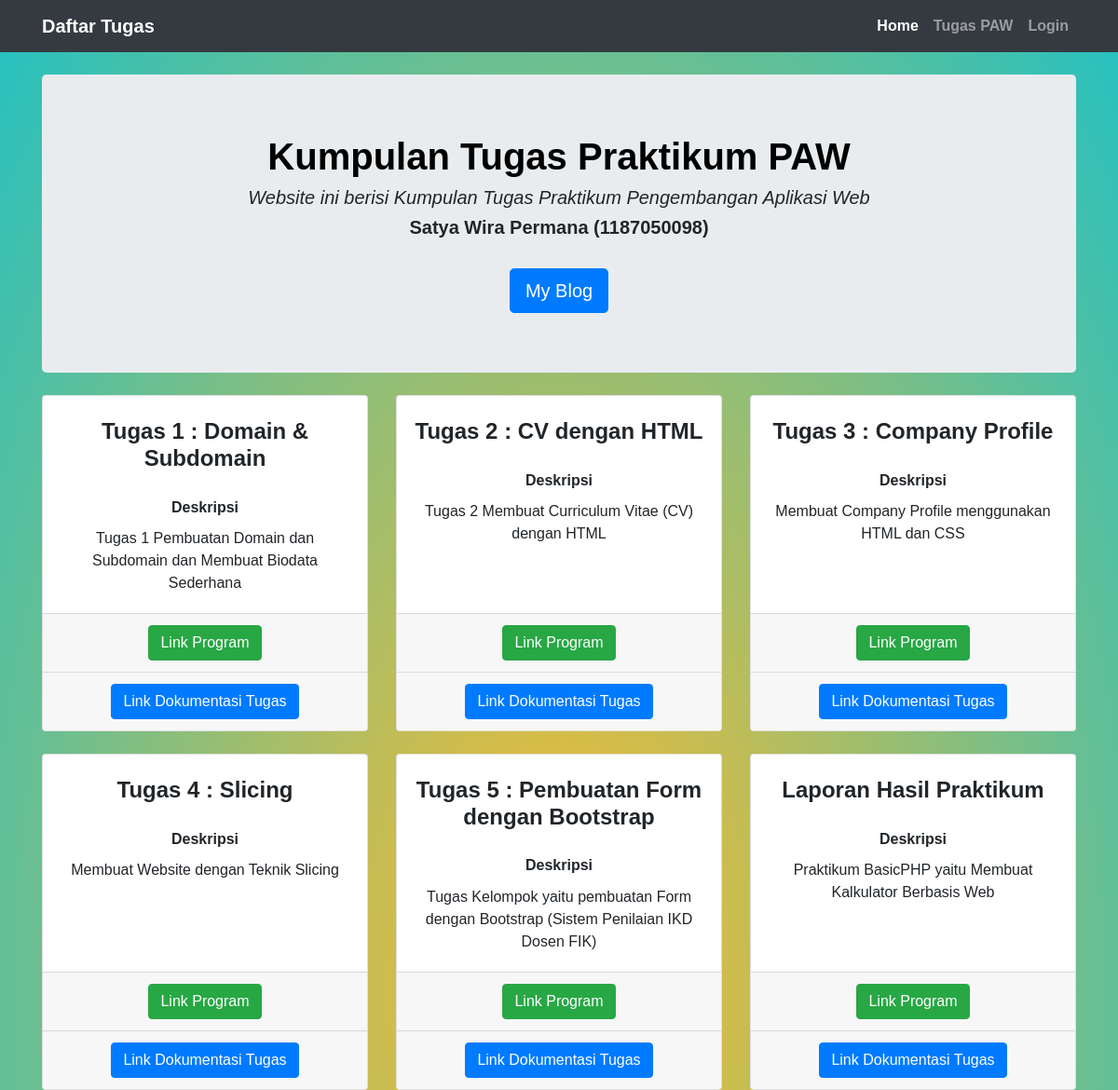
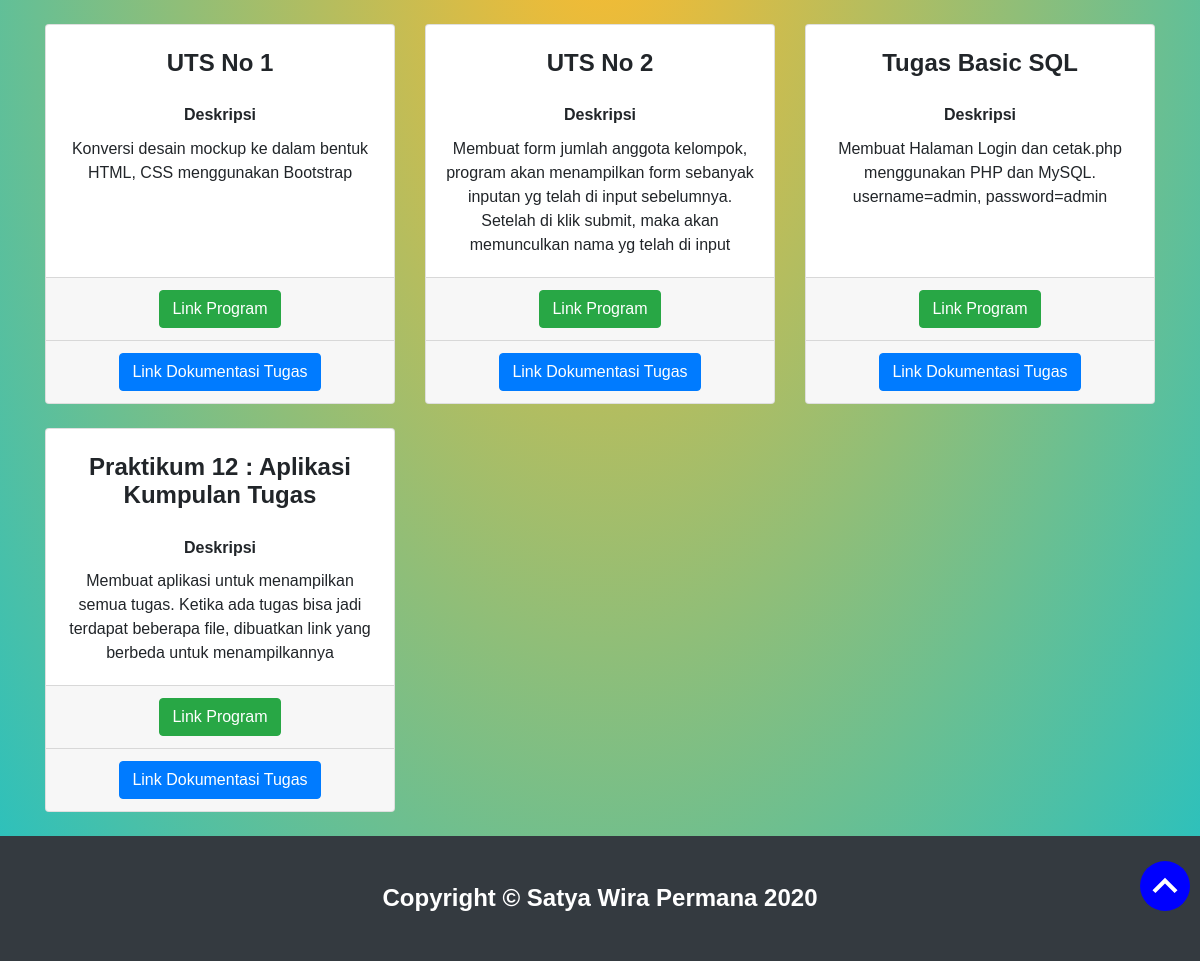
The page / on the database its author committed (2 pictures, top to bottom).
### tables this page shows
CREATE TABLE `daftar_tugas` (
  `id_tugas` int(11) NOT NULL,
  `nama_tugas` text NOT NULL,
  `deskripsi` text NOT NULL,
  `linkurl` text NOT NULL,
  `linkdocument` varchar(255) NOT NULL
);

### index.php (the view, shortened to what this page needs)
<?php
  require_once 'koneksicrud.php';
?>
<!DOCTYPE html>
<html lang="en">
<head>
  <link href="vendor/bootstrap/css/bootstrap.min.css" rel="stylesheet">
  <link href="css/heroic-features.css" rel="stylesheet">
  <link rel="stylesheet" type="text/css" href="style.css">
</head>
<body>
  <?php
    $q = $conn->query("SELECT * FROM daftar_tugas");
  ?>
  <nav class="navbar navbar-expand-lg navbar-dark bg-dark fixed-top">
    <div class="container">
      <a class="navbar-brand"><b>Daftar Tugas</b></a>
      <div class="collapse navbar-collapse" id="navbarResponsive">
        <ul class="navbar-nav ml-auto">
          <li class="nav-item active">
            <a class="nav-link" href="#"><b>Home
              </b><span class="sr-only">(current)</span>
            </a>
          </li>
          <li class="nav-item">
            <a class="nav-link" href="tugas_paw.php"><b>Tugas PAW</b></a>
          </li>
          <li class="nav-item">
            <a class="nav-link" href="login.php"><b>Login</b></a>
          </li>
        </ul>
      </div>
    </div>
  </nav>
  <div class="container">
    <header class="jumbotron my-4">
      <h1><b>Kumpulan Tugas Praktikum PAW</b></h1>
      <center><h5><i>Website ini berisi Kumpulan Tugas Praktikum Pengembangan Aplikasi Web</i></h5>
      <center><h5><b>Satya Wira Permana (1187050098)</b></h5>
      <br>
      <a href="https://wirapermana3.blogspot.com" class="btn btn-primary btn-lg">My Blog</a></center>
    </header>
    <div class="row text-center">
      <?php  while ($dt = $q->fetch_assoc()) : ?>
      <div class="col-lg-4 col-md-6 mb-4">
        <div class="card h-100">
          <h4><b><?= $dt['nama_tugas'] ?></b></h4>
          <div class="card-body">
            <h6 class="card-title"><b>Deskripsi</b></h6>
            <p class="card-text"><?= $dt['deskripsi'] ?></p>
          </div>
          <div class="card-footer">
            <a href="<?= $dt['linkurl'] ?>" class="btn btn-success" target="_blank">Link Program</a>
          </div>
          <div class="card-footer">
            <a href="<?= $dt['linkdocument'] ?>" class="btn btn-primary" target="_blank">Link Dokumentasi Tugas</a>
          </div>
        </div>
      </div>
      <?php endwhile; ?>
    </div>
  </div>
  <footer class="py-5 bg-dark">
    <div class="container">
      <h4 class="m-0 text-center text-white"><b>Copyright &copy; Satya Wira Permana 2020</b></h4>
    </div>
  </footer>
  <a href="#" class="backtoTop"></a>
</body>
</html>

### css/heroic-features.css (style rules this page uses)
body { padding-top: 56px; }

### style.css (style rules this page uses)
body { font-family: sans-serif; background-image: radial-gradient(#fdbb2d, #22c1c3); height: 100% background-repeat: no-repeat; background-size: cover; }
h1 { color: black; text-align: center; }

### index.php (style rules this page uses)
html { scroll-behavior:smooth; }
.backtoTop { width:50px; height:50px; position:fixed; bottom:50px; right: 10px; z-index:99; cursor:pointer; border-radius:100px; transition:all .5s; }

### rows shown on the page
daftar_tugas: nama_tugas "Tugas 1 : Domain & Subdomain", deskripsi "Tugas 1 Pembuatan Domain dan Subdomain dan Membuat Biodata Sederhana"
daftar_tugas: nama_tugas "Tugas 2 : CV dengan HTML", deskripsi "Tugas 2 Membuat Curriculum Vitae (CV) dengan HTML"
daftar_tugas: nama_tugas "Tugas 3 : Company Profile", deskripsi "Membuat Company Profile menggunakan HTML dan CSS"
daftar_tugas: nama_tugas "Tugas 4 : Slicing", deskripsi "Membuat Website dengan Teknik Slicing"
daftar_tugas: nama_tugas "Tugas 5 : Pembuatan Form dengan Bootstrap", deskripsi "Tugas Kelompok yaitu pembuatan Form dengan Bootstrap (Sistem Penilaian IKD Dosen FIK)"
daftar_tugas: nama_tugas "Laporan Hasil Praktikum", deskripsi "Praktikum BasicPHP yaitu Membuat Kalkulator Berbasis Web"
daftar_tugas: nama_tugas "UTS No 1", deskripsi "Konversi desain mockup ke dalam bentuk HTML, CSS menggunakan Bootstrap"
daftar_tugas: nama_tugas "UTS No 2", deskripsi "Membuat form jumlah anggota kelompok, program akan menampilkan form sebanyak inputan yg telah di input sebelumnya. Setelah di klik submit, maka akan memunculkan nama yg telah di input"
daftar_tugas: nama_tugas "Tugas Basic SQL", deskripsi "Membuat Halaman Login dan cetak.php menggunakan PHP dan MySQL. username=admin, password=admin"
daftar_tugas: nama_tugas "Praktikum 12 : Aplikasi Kumpulan Tugas", deskripsi "Membuat aplikasi untuk menampilkan semua tugas. Ketika ada tugas bisa jadi terdapat beberapa file, dibuatkan link yang berbeda untuk menampilkannya"
